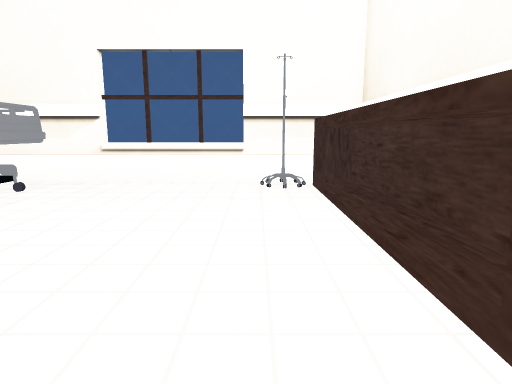
view 1 (above)

14 first-person views from a walk through a Unity game level. The camera is 0.72 m above the floor, tilts 10° down and sees 75° across. The floor is counted in squares, 0.5 m on a side. Each view is taken from the middle of a square. On the plan, view 1 faces up. The plan holds only what a view shows up to about 15 squares ahead; the rest is blank. The place goes on beyond the plan. The player is left out. Some surface patterns are stand-ins.

view 2
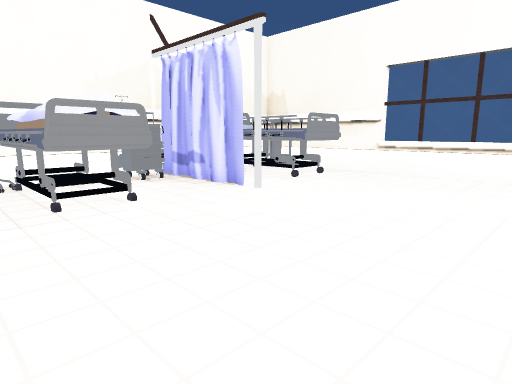

view 3
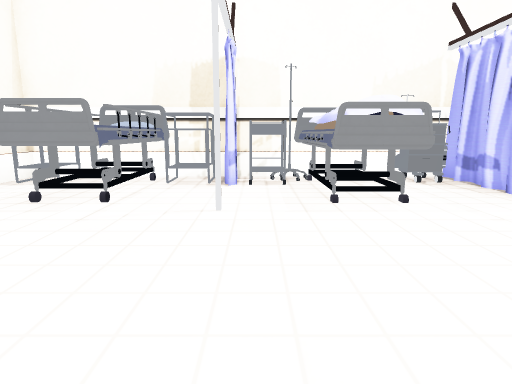

view 4
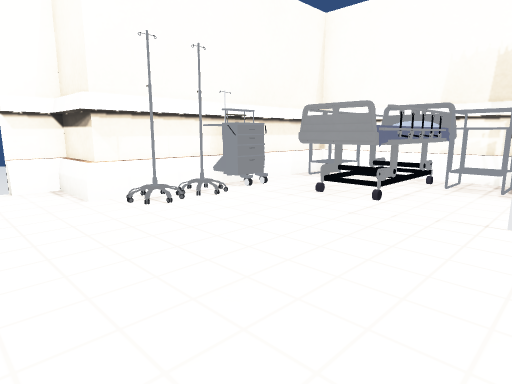

view 5
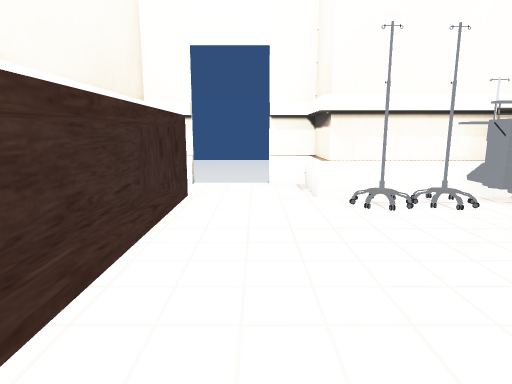

view 6
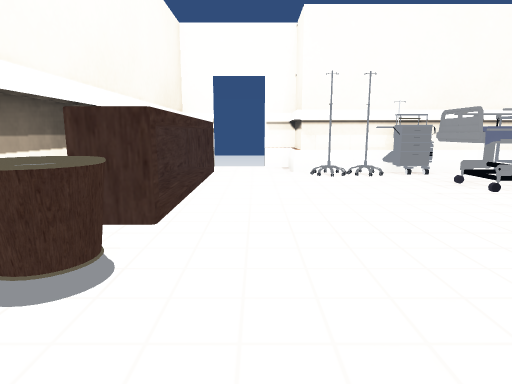

view 7
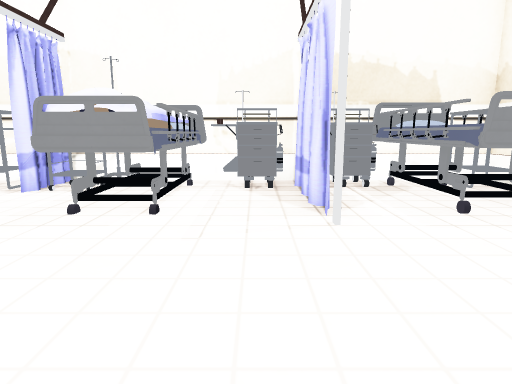

view 8
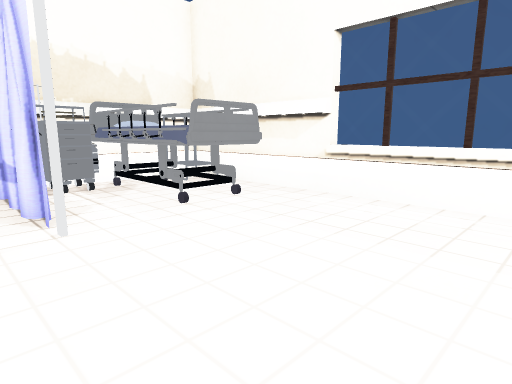

view 9
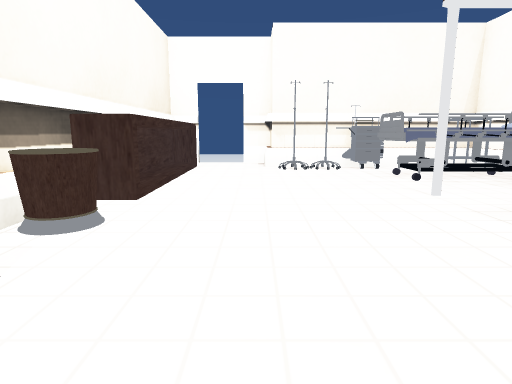

view 10
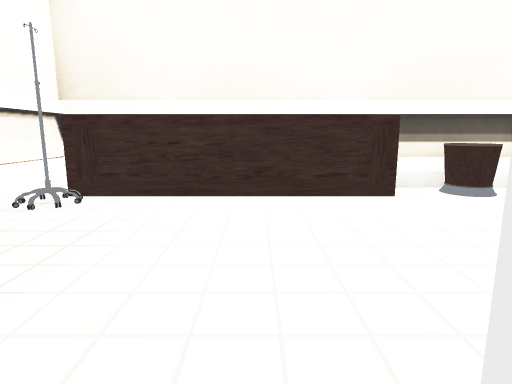

view 11
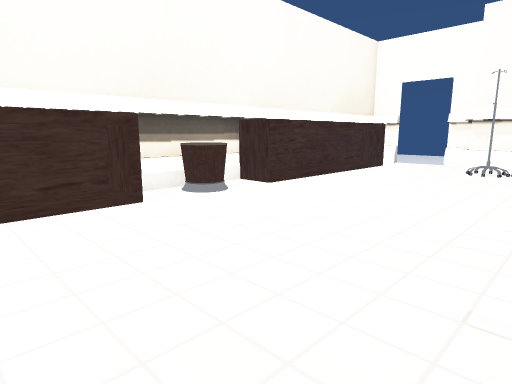

view 12
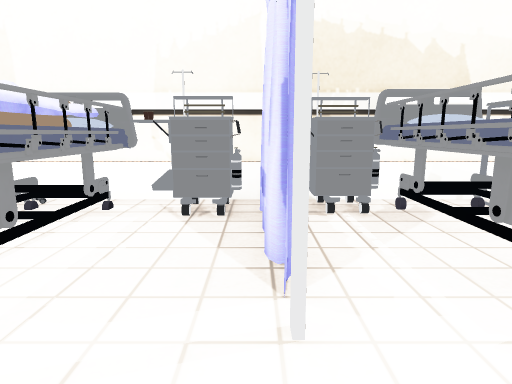

view 13
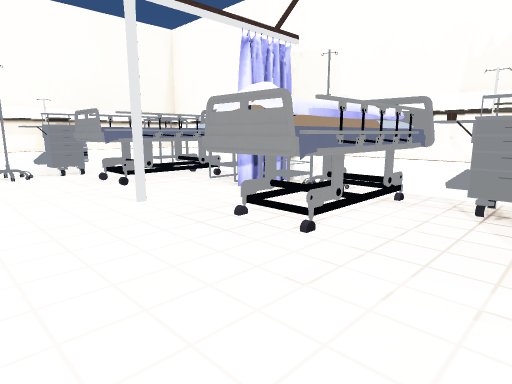

view 14
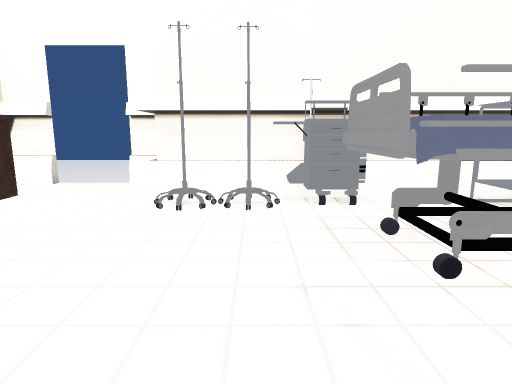

### Floor plan
Key: @ floor where view 1 was taken; # wall or solid block; x gap in a wall; . main floor; - floor 0.3 m lower than the main floor; = window, fence, low wall or low ledge; v drop or lower ground; O other object.
Columns run from 10 left of view 1 to 3 right of it. Each row starts with its distance up from view 1.
 10 ######=#==####
  9 #O.........OO#
  8 OOOOOO......O#
  7 OOOOOO......O#
  6 #O..........O#
  5 #O..........O#
  4 #O...O......O#
  3 # ..........O#
  2 #O..........O#
  1 OOOOOO.......#
  0 OOOOOO....@.O#
 -1 OO..........O#
 -2 # O.........O#
 -3 #O...O......O#
 -4 #O..........O#
 -5 #OOOOO......O#
 -6 OOOOOO......O#
 -7 #OOOOO......O#
 -8 #O..........O#
 -9 #O..OOOO=...O#
-10 vv##vvv##...O#
-11         #....#
-12         v-vvxv

Where each view was taken, in squares from view 1:
view 1: 0 up, 0 right, facing up
view 2: 2 down, 1 right, facing up-left
view 3: 2 down, 1 right, facing left
view 4: 2 down, 1 right, facing down-left
view 5: 2 down, 0 right, facing down
view 6: 3 up, 0 right, facing down
view 7: 3 up, 0 right, facing left
view 8: 3 up, 0 right, facing up-left
view 9: 5 up, 1 left, facing down
view 10: 5 up, 6 left, facing right
view 11: 5 up, 5 left, facing down-right
view 12: 4 up, 3 left, facing left
view 13: 4 up, 2 left, facing down-left
view 14: 2 down, 4 left, facing down
